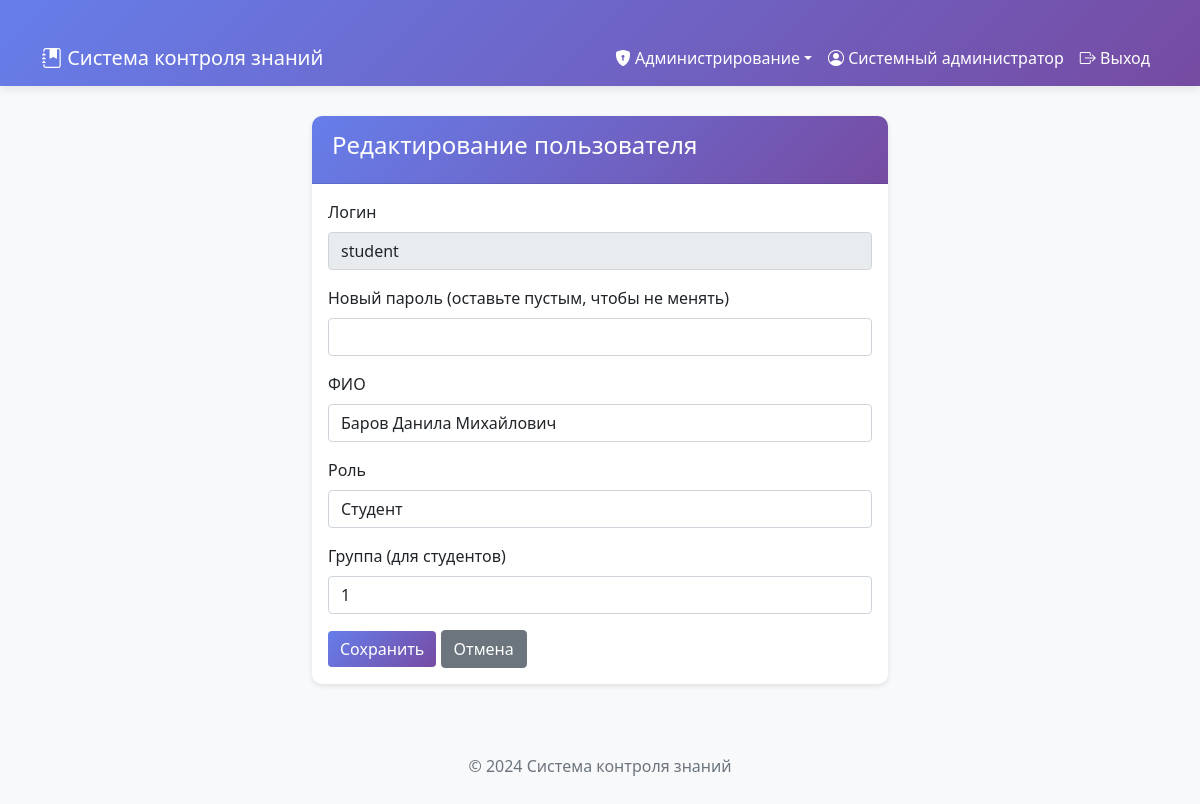
Page /admin/users/edit/2 (signed in) on the committed database.
### tables this page shows
CREATE TABLE users (
                    id INTEGER PRIMARY KEY AUTOINCREMENT,
                    username TEXT UNIQUE NOT NULL,
                    password TEXT NOT NULL,
                    full_name TEXT NOT NULL,
                    role TEXT NOT NULL,
                    group_name TEXT,
                    created_at TIMESTAMP DEFAULT CURRENT_TIMESTAMP
                );

### app.py (the view, shortened to what this page needs)
@app.route('/admin/users/edit/<int:user_id>', methods=['GET', 'POST'])
@login_required
@role_required('admin')
def admin_edit_user(user_id):
    with db.get_connection() as conn:
        cursor = conn.cursor()
        cursor.execute('SELECT * FROM users WHERE id=?', (user_id,))
        user = cursor.fetchone()
    return render_template('admin/user_form.html', user=user, edit_mode=True)

### auth.py (called while the page is built)
def login_required(f):
    @wraps(f)
    def decorated_function(*args, **kwargs):
        if 'user_id' not in session:
            flash('Пожалуйста, авторизуйтесь', 'warning')
            return redirect(url_for('login'))
        return f(*args, **kwargs)
    return decorated_function

def role_required(*roles):
    def decorator(f):
        @wraps(f)
        def decorated_function(*args, **kwargs):
            if 'role' not in session or session['role'] not in roles:
                flash('У вас нет доступа к этой странице', 'danger')
                return redirect(url_for('dashboard'))
            return f(*args, **kwargs)
        return decorated_function
    return decorator

### database.py (called while the page is built)
    @contextmanager
    def get_connection(self):
        conn = sqlite3.connect(self.db_path)
        conn.row_factory = sqlite3.Row
        try:
            yield conn
            conn.commit()
        except Exception as e:
            conn.rollback()
            raise e
        finally:
            conn.close()

### templates/admin/user_form.html (shortened to what this page needs)
{% extends "base.html" %}
{% block content %}
<div class="container" style="max-width: 600px;">
    <div class="card">
        <div class="card-header"><h4>{% if edit_mode %}Редактирование{% else %}Добавление{% endif %} пользователя</h4></div>
        <div class="card-body">
            <form method="POST">
                {% if not edit_mode %}
                <div class="mb-3"><label class="form-label">Логин</label><input type="text" name="username" class="form-control" required></div>
                <div class="mb-3"><label class="form-label">Пароль</label><input type="password" name="password" class="form-control" required></div>
                {% else %}
                <div class="mb-3"><label class="form-label">Логин</label><input type="text" class="form-control" value="{{ user.username }}" disabled></div>
                <div class="mb-3"><label class="form-label">Новый пароль (оставьте пустым, чтобы не менять)</label><input type="password" name="new_password" class="form-control"></div>
                {% endif %}
                <div class="mb-3"><label class="form-label">ФИО</label><input type="text" name="full_name" class="form-control" value="{{ user.full_name if user else '' }}" required></div>
                <div class="mb-3">
                    <label class="form-label">Роль</label>
                    <select name="role" class="form-control" required>
                        <option value="student" {% if user and user.role == 'student' %}selected{% endif %}>Студент</option>
                    </select>
                </div>
                <div class="mb-3"><label class="form-label">Группа (для студентов)</label><input type="text" name="group_name" class="form-control" value="{{ user.group_name if user else '' }}"></div>
                <button type="submit" class="btn btn-primary">Сохранить</button>
                <a href="{{ url_for('admin_users') }}" class="btn btn-secondary">Отмена</a>
            </form>
        </div>
    </div>
</div>
{% endblock %}

### templates/base.html (style rules this page uses)
body { background-color: #f8f9fa; padding-bottom: 50px; }
.container { margin-top: 30px; }
.card { box-shadow: 0 2px 5px rgba(0,0,0,0.1); border: none; border-radius: 10px; }
.card-header { background: linear-gradient(135deg, #667eea 0%, #764ba2 100%); color: white; border-radius: 10px 10px 0 0 !important; padding: 15px 20px; }
.btn-primary { background: linear-gradient(135deg, #667eea 0%, #764ba2 100%); border: none; }
.card, .alert { animation: fadeIn 0.5s ease-out; }

### rows in the picture
users: username "student", full_name "Баров Данила Михайлович", role "Студент", group_name "1"

### other values in the picture
{{ session.full_name }} "Системный администратор"
